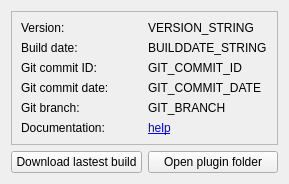
<?xml version="1.0" encoding="UTF-8"?>
<ui version="4.0">
 <class>PluginInfo</class>
 <widget class="QWidget" name="PluginInfo">
  <property name="geometry">
   <rect>
    <x>0</x>
    <y>0</y>
    <width>289</width>
    <height>180</height>
   </rect>
  </property>
  <property name="windowTitle">
   <string>Form</string>
  </property>
  <layout class="QGridLayout" name="gridLayout">
   <item row="1" column="0">
    <widget class="QPushButton" name="download_latest">
     <property name="sizePolicy">
      <sizepolicy hsizetype="Preferred" vsizetype="Fixed">
       <horstretch>0</horstretch>
       <verstretch>0</verstretch>
      </sizepolicy>
     </property>
     <property name="text">
      <string>Download lastest build</string>
     </property>
    </widget>
   </item>
   <item row="1" column="1">
    <widget class="QPushButton" name="open_plugin_folder">
     <property name="sizePolicy">
      <sizepolicy hsizetype="Preferred" vsizetype="Fixed">
       <horstretch>0</horstretch>
       <verstretch>0</verstretch>
      </sizepolicy>
     </property>
     <property name="maximumSize">
      <size>
       <width>16777215</width>
       <height>16777215</height>
      </size>
     </property>
     <property name="text">
      <string>Open plugin folder</string>
     </property>
    </widget>
   </item>
   <item row="0" column="0" colspan="2">
    <widget class="QFrame" name="frame">
     <property name="frameShape">
      <enum>QFrame::StyledPanel</enum>
     </property>
     <property name="frameShadow">
      <enum>QFrame::Sunken</enum>
     </property>
     <layout class="QGridLayout" name="gridLayout_2">
      <item row="1" column="0">
       <widget class="QLabel" name="builddate">
        <property name="sizePolicy">
         <sizepolicy hsizetype="Preferred" vsizetype="Fixed">
          <horstretch>0</horstretch>
          <verstretch>0</verstretch>
         </sizepolicy>
        </property>
        <property name="maximumSize">
         <size>
          <width>200</width>
          <height>16777215</height>
         </size>
        </property>
        <property name="text">
         <string>Build date:</string>
        </property>
       </widget>
      </item>
      <item row="0" column="0">
       <widget class="QLabel" name="version">
        <property name="sizePolicy">
         <sizepolicy hsizetype="Preferred" vsizetype="Fixed">
          <horstretch>0</horstretch>
          <verstretch>0</verstretch>
         </sizepolicy>
        </property>
        <property name="maximumSize">
         <size>
          <width>200</width>
          <height>16777215</height>
         </size>
        </property>
        <property name="text">
         <string>Version:</string>
        </property>
       </widget>
      </item>
      <item row="3" column="0">
       <widget class="QLabel" name="git_date">
        <property name="sizePolicy">
         <sizepolicy hsizetype="Preferred" vsizetype="Fixed">
          <horstretch>0</horstretch>
          <verstretch>0</verstretch>
         </sizepolicy>
        </property>
        <property name="maximumSize">
         <size>
          <width>200</width>
          <height>16777215</height>
         </size>
        </property>
        <property name="text">
         <string>Git commit date:</string>
        </property>
       </widget>
      </item>
      <item row="4" column="0">
       <widget class="QLabel" name="branch">
        <property name="sizePolicy">
         <sizepolicy hsizetype="Preferred" vsizetype="Fixed">
          <horstretch>0</horstretch>
          <verstretch>0</verstretch>
         </sizepolicy>
        </property>
        <property name="maximumSize">
         <size>
          <width>200</width>
          <height>16777215</height>
         </size>
        </property>
        <property name="text">
         <string>Git branch:</string>
        </property>
       </widget>
      </item>
      <item row="3" column="1">
       <widget class="QLabel" name="git_commit_date">
        <property name="text">
         <string>GIT_COMMIT_DATE</string>
        </property>
       </widget>
      </item>
      <item row="4" column="1">
       <widget class="QLabel" name="git_branch">
        <property name="text">
         <string>GIT_BRANCH</string>
        </property>
       </widget>
      </item>
      <item row="0" column="1">
       <widget class="QLabel" name="version_string">
        <property name="text">
         <string>VERSION_STRING</string>
        </property>
       </widget>
      </item>
      <item row="1" column="1">
       <widget class="QLabel" name="builddate_string">
        <property name="text">
         <string>BUILDDATE_STRING</string>
        </property>
       </widget>
      </item>
      <item row="2" column="1">
       <widget class="QLabel" name="git_commit_id">
        <property name="text">
         <string>GIT_COMMIT_ID</string>
        </property>
       </widget>
      </item>
      <item row="2" column="0">
       <widget class="QLabel" name="git_commit">
        <property name="sizePolicy">
         <sizepolicy hsizetype="Preferred" vsizetype="Fixed">
          <horstretch>0</horstretch>
          <verstretch>0</verstretch>
         </sizepolicy>
        </property>
        <property name="maximumSize">
         <size>
          <width>200</width>
          <height>16777215</height>
         </size>
        </property>
        <property name="text">
         <string>Git commit ID:</string>
        </property>
       </widget>
      </item>
      <item row="5" column="0">
       <widget class="QLabel" name="label">
        <property name="sizePolicy">
         <sizepolicy hsizetype="Preferred" vsizetype="Fixed">
          <horstretch>0</horstretch>
          <verstretch>0</verstretch>
         </sizepolicy>
        </property>
        <property name="text">
         <string>Documentation:</string>
        </property>
       </widget>
      </item>
      <item row="5" column="1">
       <widget class="QLabel" name="label_2">
        <property name="text">
         <string>&lt;a href=&quot;https://gitlab.com/OpenRGBDevelopers/OpenRGB-Wiki/-/blob/stable/Plugins/HardwareSync/HardwareSync.md&quot;&gt;help&lt;/a&gt;</string>
        </property>
        <property name="textFormat">
         <enum>Qt::RichText</enum>
        </property>
        <property name="openExternalLinks">
         <bool>true</bool>
        </property>
       </widget>
      </item>
     </layout>
    </widget>
   </item>
  </layout>
 </widget>
 <resources/>
 <connections/>
</ui>
